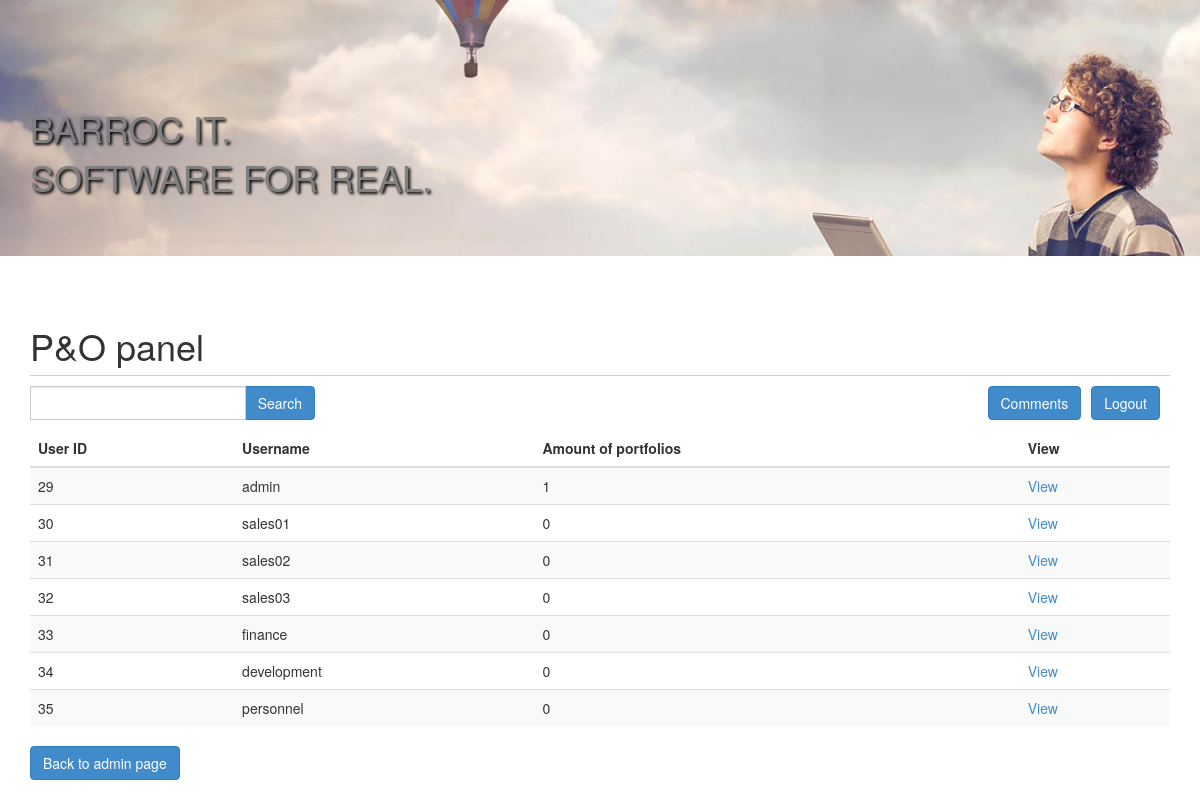
The page /personnel.php (signed in) on the database its author committed.
### tables this page shows
CREATE TABLE IF NOT EXISTS `users` (
  `uid` int(11) NOT NULL AUTO_INCREMENT,
  `username` varchar(20) NOT NULL,
  `password` varchar(255) NOT NULL,
  `active` tinyint(1) NOT NULL DEFAULT '1',
  `userrole` int(1) NOT NULL,
  PRIMARY KEY (`uid`),
  KEY `uid` (`uid`)
);

### personnel.php (called while the page is built, shortened)
<?php
	require "includes/header.php";
	if (!isset($_GET['uid'])) {
		$userQuery = $db->select("SELECT * FROM users WHERE active = 1");
	}
	require "views/personnel.view.php";
	require "includes/footer.php";
?>

### lib/Database.php (called while the page is built, shortened)
<?php
	class Database {
		private $con;
		public function __construct($host, $dbname, $user, $pass) {
			$this->host = $host;
			$this->dbname = $dbname;
			$this->user = $user;
			$this->pass = $pass;
			try {
				$this->con = new PDO("mysql:host=".$this->host.";dbname=".$this->dbname, $this->user, $this->pass);
				$this->con->setAttribute(PDO::ATTR_ERRMODE, PDO::ERRMODE_EXCEPTION);
			} catch (PDOException $e) {
				$this->error = $e->getMessage();
				return $this->error;
			}
		}
		public function select($query, $bind = null) {
			$this->stmt = $this->con->prepare($query);
			if ($bind) {
				$this->stmt->execute($bind);
			} else {
				$this->stmt->execute();
			}
			return $this->stmt->fetchAll(PDO::FETCH_OBJ);
		}
	}
?>

### views/personnel.view.php (the view, shortened to what this page needs)
<div class="panel-text">
    <h1>P&amp;O panel</h1>
</div>
<div class='float_btn'>
	<a class='btn btn-primary' href='<?= ROOT."/logout/" ?>'>Logout</a>
</div>
<div class='float_btn'>
	<a class='btn btn-primary' href='<?= ROOT."/comments/" ?>'>Comments</a>
</div>
<form action="<?= ROOT.'/search/' ?>" method="get" name="search" style="margin-bottom:10px;">
  <div class="input-group col-lg-3">
    <input id="search-bar" name="searchQuery" class="form-control">
    <span class="input-group-btn">
      <button id="search-button" type="submit" class="btn btn-primary" type="button">Search</button>
    </span>
  </div>
</form>
<?php if (!isset($_GET['uid'])) { ?>
  <table class="table table-striped">
    <thead>
      <th>User ID</th>
      <th>Username</th>
      <th>Amount of portfolios</th>
      <th>View</th>
    </thead>
    <tbody>
      <?php
        foreach ($userQuery as $row) {
          $bind = ["uid" => $row->uid];
          $query = $db->select("SELECT Count(uid) AS Amount FROM portfolios WHERE uid = :uid", $bind);
          echo "<tr>";
          echo "<td>".$row->uid."</td>";
          echo "<td>".$row->username."</td>";
          echo "<td>".$query[0]->Amount."</td>";
          echo "<td><a href=\"".ROOT."/personnel/".$row->uid."/\">View</a></td>";
          echo "</tr>";
        }
      ?>
    </tbody>
  </table>
<?php } ?>
<?php if ($_SESSION['role'] == 1): ?>
<a href="<?= ROOT ?>/admin/" class="btn btn-primary" style="float:left;">Back to admin page</a>
<?php endif ?>

### includes/header.php (shortened to what this page needs)
<?php
	require "lib/Database.php";
	$db = new Database(HOST, DBNAME, USER, PASS);
?>
<!DOCTYPE html>
<html lang="en">
	<head>
		<link rel="stylesheet" type="text/css" href="<?= ASSETS ?>/css/bootstrap.min.css">
		<link rel="stylesheet" type="text/css" href="<?= ASSETS ?>/css/style.css">
	</head>
<body>
<div class="pageheader">
	<img src="<?= ASSETS ?>/img/banner.png" id="banner" />
	<div class="container">
		<div class="banner">
			<h1>BARROC IT.</h1>
			<h1>SOFTWARE FOR REAL.</h1>
		</div>
	</div>
</div>
<div class="maincontent">
	<div class="container">

### includes/footer.php
		</div>
	</body>
</html>

### assets/css/style.css (style rules this page uses)
* { margin: 0px; padding: 0px; }
.banner > h1 { position:relative; text-shadow: 2px 2px 3px black; color: gray; line-height: 0.8em; }
.banner { margin-top: 10%; margin-bottom: 10%; }
#banner { width:100%; position: absolute; z-index: -1; }
.maincontent { background-color:#ffffff; width:100%; height:100%; min-height:200px; }
.float_btn { float: right; margin-bottom:10px; margin-right: 10px; }
.panel-text { font-size: 36px; border-bottom:1px solid #cecece; position: relative; margin-bottom:10px; }

### rows shown on the page
users: uid "29", username "admin", Amount "1"
users: uid "30", username "sales01", Amount "0"
users: uid "31", username "sales02", Amount "0"
users: uid "32", username "sales03", Amount "0"
users: uid "33", username "finance", Amount "0"
users: uid "34", username "development", Amount "0"
users: uid "35", username "personnel", Amount "0"
